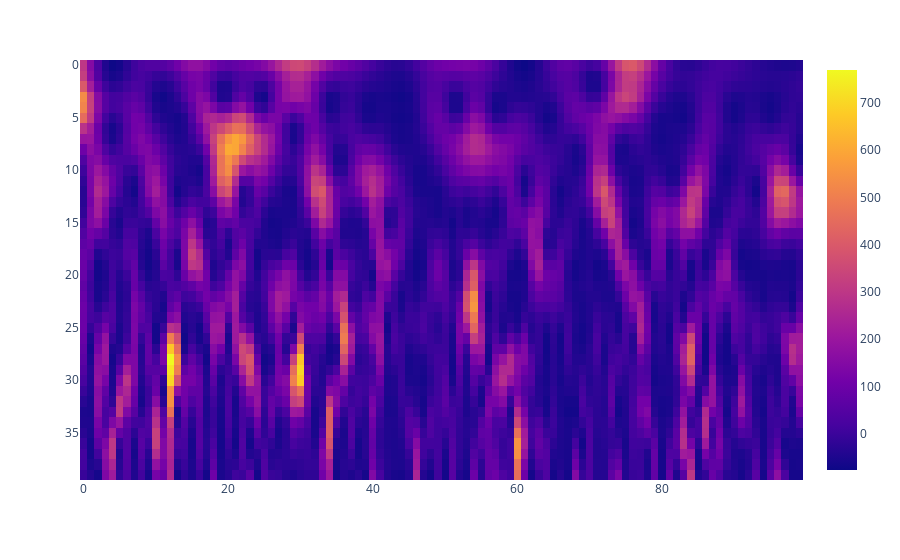

The notebook cell this image was saved under:
### Code cell
visualize_spectrogramm_part(ecog_data, 3, 20)

### Figure 1 — Plotly figure (JSON) as saved in the notebook; plotly's stock layout.template omitted (floating-point values rounded to 4 significant figures; data arrays with more than 128 entries replaced by an {"elided": "..."} marker saying what was removed)
{"data": [{"coloraxis": "coloraxis", "hovertemplate": "x: %{x}<br>y: %{y}<br>color: %{z}<extra></extra>", "name": "0", "type": "heatmap", "xaxis": "x", "y": [0, 1, 2, 3, 4, 5, 6, 7, 8, 9, 10, 11, 12, 13, 14, 15, 16, 17, 18, 19, 20, 21, 22, 23, 24, 25, 26, 27, 28, 29, 30, 31, 32, 33, 34, 35, 36, 37, 38, 39], "yaxis": "y", "z": {"elided": "40x100 float values"}}], "layout": {"coloraxis": {"colorscale": [[0, "#0d0887"], [0.1111, "#46039f"], [0.2222, "#7201a8"], [0.3333, "#9c179e"], [0.4444, "#bd3786"], [0.5556, "#d8576b"], [0.6667, "#ed7953"], [0.7778, "#fb9f3a"], [0.8889, "#fdca26"], [1, "#f0f921"]]}, "margin": {"t": 60}, "xaxis": {"anchor": "y", "domain": [0, 1]}, "yaxis": {"anchor": "x", "autorange": "reversed", "domain": [0, 1]}}}
